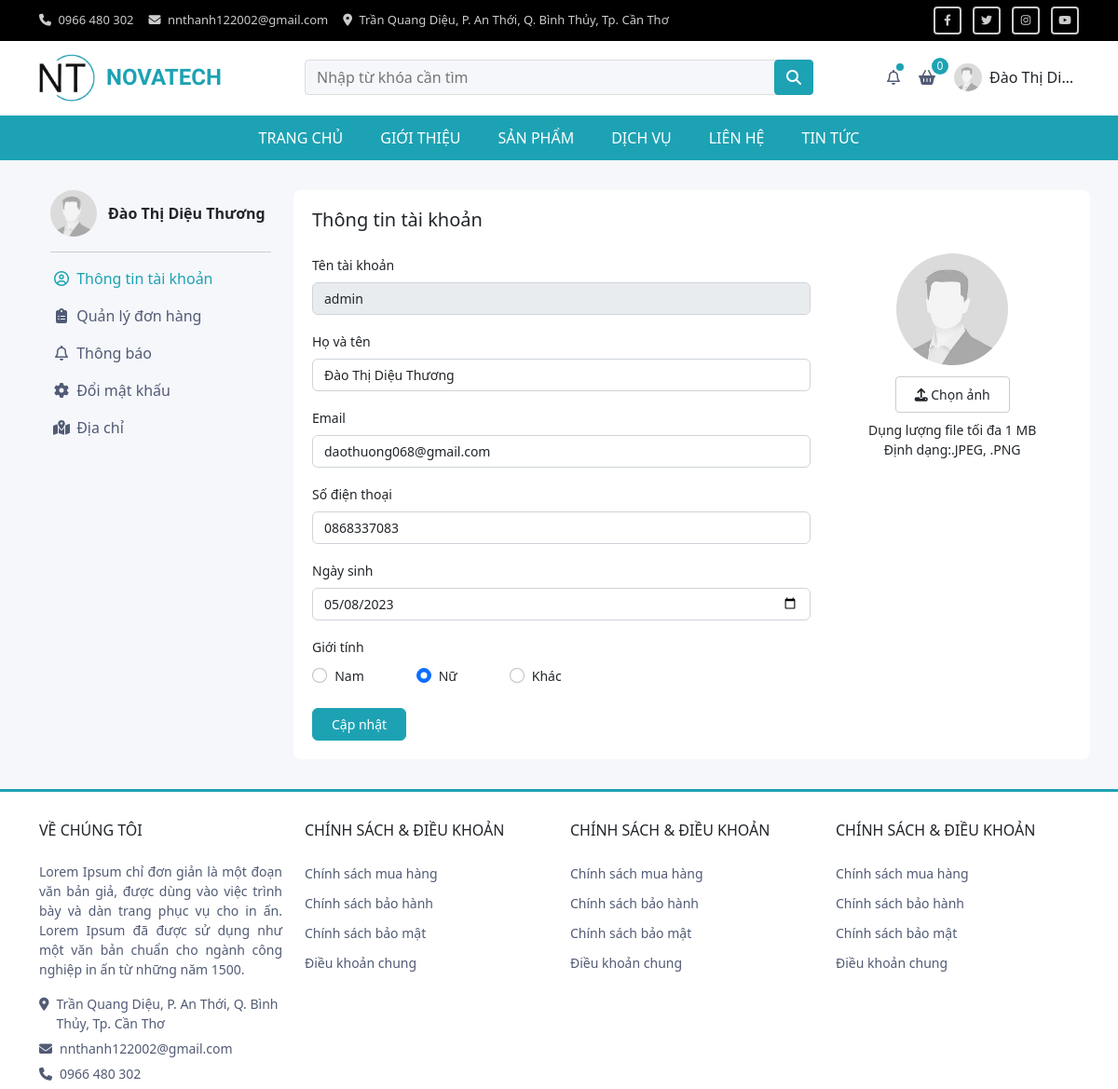
/profile.php (signed in), run on the app's committed database.
### tables this page shows
CREATE TABLE `khach_hang` (
  `id` int(10) NOT NULL,
  `ten_tai_khoan` varchar(30) DEFAULT NULL,
  `ho_ten` varchar(40) NOT NULL,
  `email` varchar(30) NOT NULL,
  `mat_khau` varchar(16) NOT NULL,
  `gioi_tinh` varchar(10) NOT NULL DEFAULT 'Nam',
  `ngay_sinh` date DEFAULT NULL,
  `so_dien_thoai` varchar(15) NOT NULL,
  `level` varchar(1) NOT NULL DEFAULT '0' COMMENT '0: user; 1: Admin',
  `avatar` varchar(255) NOT NULL DEFAULT 'avatar-default.jfif',
  `created_at` datetime NOT NULL DEFAULT current_timestamp(),
  `updated_at` datetime NOT NULL DEFAULT current_timestamp()
);

### admin/config/config.php (called while the page is built, shortened)
<?php
    $userlogged = isset($_SESSION['user_logged']) ? $_SESSION['user_logged'] : array();
?>

### profile.php (the view, shortened to what this page needs)
<?php
    require('./admin/config/config.php');
    if(!empty($userlogged)) {
        $sql = "SELECT * FROM khach_hang WHERE id = {$userlogged['id']}";
        $result = $conn->query($sql);
        $user = $result->fetch_assoc();
        $gioitinh = array("Nam", "Nữ", "Khác");
    } else {
        header('location: ./login.php');
    }
?>
<!DOCTYPE html>
<html lang="en">
<head>
    <link href="https://cdn.jsdelivr.net/npm/bootstrap@5.2.3/dist/css/bootstrap.min.css" rel="stylesheet">
    <link rel="stylesheet" type="text/css" href="//cdn.jsdelivr.net/npm/slick-carousel@1.8.1/slick/slick.css"/>
    <link rel="stylesheet" href="https://cdnjs.cloudflare.com/ajax/libs/font-awesome/6.4.0/css/all.min.css" />
    <link rel="stylesheet" href="./assets/css/style.css">
    <link rel="stylesheet" href="./assets/css/style-profile.css">
  </head>
</head>
<body>
    <div class="wrapper">
        <?php
            require('./partials/header.php')
        ?>
        <div class="profile-content">
            <div class="container-lg container-fluid">
                <div class="row">
                    <div class="col-md-3">
                        <div class="sidebar-menu">
                            <div class="sidebar-menu__header">
                                <img src="<?=$userlogged['avatar']?>" alt="" class="sidebar-menu__header-img">
                                <p class="sidebar-menu__header-name"><?=$userlogged['fullname']?></p>
                            </div>
                            <ul class="sidebar-menu__list">
                                <li class="sidebar-menu__item active">
                                    <a href="./profile.php" class="sidebar-menu__link">
                                        <i class="fa-regular fa-circle-user sidebar-menu__icon"></i> Thông tin tài khoản
                                    </a>
                                </li>
                                <li class="sidebar-menu__item">
                                    <a href="./orders.php" class="sidebar-menu__link">
                                        <i class="fa-solid fa-clipboard-list sidebar-menu__icon"></i> Quản lý đơn hàng
                                    </a>
                                </li>
                                <li class="sidebar-menu__item">
                                    <a href="./notify.php" class="sidebar-menu__link">
                                        <i class="fa-regular fa-bell sidebar-menu__icon"></i> Thông báo
                                    </a>
                                </li>
                                <li class="sidebar-menu__item">
                                    <a href="./change-password.php" class="sidebar-menu__link">
                                        <i class="fa-solid fa-gear sidebar-menu__icon"></i> Đổi mật khấu
                                    </a>
                                </li>
                                <li class="sidebar-menu__item">
                                    <a href="./address.php" class="sidebar-menu__link">
                                        <i class="fa-solid fa-map-location-dot sidebar-menu__icon"></i> Địa chỉ
                                    </a>
                                </li>
                            </ul>
                        </div>
                    </div>
                    <div class="col-md-9 profile-content__center">
                        <h5 class="profile-content__title">Thông tin tài khoản</h5>
                        <div class="row mt-4 row-profile">
                            <div class="col-md-8">
                                <form action="" id="form-update" class="profile-content__form" enctype="multipart/form-data" method="POST">
                                    <div class="mb-3 form-group">
                                        <label for="username" class="form-label profile-content__label">Tên tài khoản</label>
                                        <input type="text" class="form-control profile-content__input" id="username" value="<?=$user['ten_tai_khoan']?>" disabled>
                                      </div>
                                    <div class="mb-3 form-group">
                                      <label for="fullname" class="form-label profile-content__label">Họ và tên</label>
                                      <input type="text" class="form-control profile-content__input" id="fullname" name="fullname" value="<?=$user['ho_ten']?>">
                                    </div>
                                    <div class="mb-3 form-group">
                                        <label for="email" class="form-label profile-content__label">Email</label>
                                        <input type="email" class="form-control profile-content__input" id="email" name="email" value="<?=$user['email']?>">
                                    </div>
                                    <div class="mb-3 form-group">
                                        <label for="phone" class="form-label profile-content__label">Số điện thoại</label>
                                        <input type="phone" class="form-control profile-content__input" id="phone" name="phone" value="<?=$user['so_dien_thoai']?>">
                                    </div>
                                    <div class="mb-3 form-group">
                                        <label for="birthdate" class="form-label profile-content__label">Ngày sinh</label>
                                        <input type="date" class="form-control profile-content__input" id="birthdate" name="birthdate" value="<?=$user['ngay_sinh']?>">
                                    </div>
                                    <div class="mb-3 form-group">
                                        <label for="gender" class="form-label profile-content__label">Giới tính</label>
                                        <div class="w-50 d-flex align-items-center justify-content-between">
                                            <?php foreach($gioitinh as $item) { ?>
                                                <div>
                                                    <input class="form-check-input profile-content__radio" type="radio" name="gender" value="<?=$item?>" id="male" <?php echo $item == $user['gioi_tinh'] ? 'checked' : '' ?> >
                                                    <label for="male" class="form-label profile-content__label ms-1"><?=$item?></label>
                                                </div>
                                            <?php } ?>
                                        </div>
                                    </div>
                                    <button class="btn btn-primary profile-content__btn">Cập nhật</button>
                                </form>
                            </div>
                            <div class="col-md-4">
                                <div class="profile-content__form-avatar form-group grid-img">
                                    <img src="<?=$user['avatar']?>" alt="">
                                    <label for="avatar"><i class="fa-solid fa-upload"></i> Chọn ảnh</label>
                                    <span class="profile-content__form-avatar-text">
                                        Dụng lượng file tối đa 1 MB </br>
                                        Định dạng:.JPEG, .PNG
                                    </span>
                                </div>
                            </div>
                        </div>
                    </div>
                </div>
            </div>
        </div>
        <?php
            require('./partials/footer.php')
        ?>
    </div>
</body>
</html>

### partials/header.php (shortened to what this page needs)
<?php
$tong_san_pham = 0;
if (isset($userlogged) && !empty($userlogged)) {
    if (stripos($userlogged['avatar'], 'http') == '') {
        $userlogged['avatar'] = "./storage/uploads/img/" . $userlogged['avatar'];
    }
}
?>
<header id="header" class="header">
    <div class="header-topbar">
        <div class="container-lg container-fluid-lg">
            <div class="row">
                <div class="col-md-9">
                    <div class="header-topbar__left">
                        <p class="header-topbar__left-item">
                            <i class="fa-solid fa-phone header-topbar__left-icon"></i>
                            0966 480 302
                        </p>
                        <p class="header-topbar__left-item">
                            <i class="fa-solid fa-envelope header-topbar__left-icon"></i>
                            nnthanh122002@gmail.com
                        </p>
                        <p class="header-topbar__left-item">
                            <i class="fa-solid fa-location-dot header-topbar__left-icon"></i>
                            Trần Quang Diệu, P. An Thới, Q. Bình Thủy, Tp. Cần Thơ
                        </p>
                    </div>
                </div>
                <div class="col-md-3">
                    <div class="header-topbar__right">
                        <a href="" class="header-topbar__right-link" data-bs-toggle="tooltip" data-bs-placement="bottom" data-bs-title="Facebook">
                            <i class="fa-brands fa-facebook-f"></i>
                        </a>
                        <a href="" class="header-topbar__right-link" data-bs-toggle="tooltip" data-bs-placement="bottom" data-bs-title="Twitter">
                            <i class="fa-brands fa-twitter"></i>
                        </a>
                        <a href="" class="header-topbar__right-link" data-bs-toggle="tooltip" data-bs-placement="bottom" data-bs-title="Instagram">
                            <i class="fa-brands fa-instagram"></i>
                        </a>
                        <a href="" class="header-topbar__right-link" data-bs-toggle="tooltip" data-bs-placement="bottom" data-bs-title="Youtube">
                            <i class="fa-brands fa-youtube"></i>
                        </a>
                    </div>
                </div>
            </div>
        </div>
    </div>
    <div class="header-main">
        <div class="container-lg container-fluid">
            <div class="row">
                <div class="col-md-3">
                    <a href="./index.php" class="header-main-logo">
                        <img src="./assets/img/logo.png" alt="LOGO" class="header-main-logo__img">
                        <h6 class="header-main-logo__text">NOVATECH</h6>
                    </a>
                </div>
                <div class="col-lg-6 col-md-4">
                    <div class="header-main-search">
                        <form action="./products.php" class="header-main-search__form form-search-js">
                            <input type="text" name="search" placeholder="Nhập từ khóa cần tìm" class="header-main-search__input">
                            <button type="submit" class="header-main-search__btn-submit">
                                <i class="fa-solid fa-magnifying-glass"></i>
                            </button>
                        </form>
                    </div>
                </div>
                <div class="col-lg-3 col-md-5">
                    <div class="header-main-menu">
                        <div class="header-main-menu__item header-notify">
                            <a href="#" class="header-main-menu__link">
                                <span class="header-main-menu__icon">
                                    <i class="fa-regular fa-bell"></i>
                                </span>
                                <span class="badge"> </span>
                            </a>
                        </div>
                        <div class="header-main-menu__item header-cart">
                            <a href="#" class="header-main-menu__link">
                                <span class="header-main-menu__icon">
                                    <i class="fa-solid fa-basket-shopping"></i>
                                </span>
                                <span class="sum-cart-product">
                                    <?= $tong_san_pham ?>
                                </span>
                            </a>
                        </div>
                        <div class="header-main-menu__item header-main-menu__user">
                            <?php if (empty($userlogged)) { ?>
                                <a href="./login.php" class="header-main-menu__link">
                                    <span class="header-main-menu__icon">
                                        <i class="fa-regular fa-circle-user"></i>
                                    </span>
                                    Đăng nhập
                                </a>
                            <?php } else { ?>
                                <p class="header-main-menu__user-info">
                                    <img src="<?= $userlogged['avatar'] ?>" alt="" class="header-main-menu__user-avatar">
                                    <span class="header-main-menu__user-name text-truncate"><?= $userlogged['fullname'] ?></span>
                                </p>
                            <?php } ?>
                        </div>
                    </div>
                </div>
            </div>
        </div>
    </div>
    <div class="header-navbar">
        <div class="container-lg container-fluid">
            <div class="row">
                <div class="col-md-12">
                    <ul class="header-navbar__list">
                        <li class="header-navbar__item">
                            <a href="./index.php" class="header-navbar__link">
                                TRANG CHỦ
                            </a>
                        </li>
                        <li class="header-navbar__item">
                            <a href="./about.php" class="header-navbar__link">
                                GIỚI THIỆU
                            </a>
                        </li>
                        <li class="header-navbar__item">
                            <a href="./products.php" class="header-navbar__link">
                                SẢN PHẨM
                            </a>
                        </li>
                        <li class="header-navbar__item">
                            <a href="" class="header-navbar__link">
                                DỊCH VỤ
                            </a>
                        </li>
                        <li class="header-navbar__item">
                            <a href="./contact.php" class="header-navbar__link">
                                LIÊN HỆ
                            </a>
                        </li>
                        <li class="header-navbar__item">
                            <a href="./news.php" class="header-navbar__link">
                                TIN TỨC
                            </a>
                        </li>
                    </ul>
                </div>
            </div>
        </div>
    </div>
</header>

### assets/css/style-profile.css (style rules this page uses)
.profile-content { padding: 32px 0; background-color: var(--bg-gray-200); }
.profile-content__center { padding: 20px; background-color: #fff; border-radius: 8px; }
.profile-content__label { font-size: 14px; font-weight: 500; }
.profile-content__input { font-size: 14px; }
.profile-content__form-avatar { display: flex; flex-direction: column; align-items: center; justify-content: center; }
.profile-content__form-avatar img { width: 120px; height: 120px; border-radius: 50%; }
.profile-content__form-avatar label { margin-top: 12px; padding: 8px 20px; font-size: 14px; font-weight: 500; border: 1px solid #ccc; border-radius: 4px; cursor: pointer; }
.profile-content__btn { padding: 6px 20px; font-size: 14px; }
.profile-content__form-avatar-text { margin-top: 8px; font-size: 14px; text-align: center; }

### data on the page
khach_hang: ho_ten "Đào Thị Di…", ho_ten "Đào Thị Diệu Thương", ten_tai_khoan "admin", fullname "Đào Thị Diệu Thương", email "daothuong068@gmail.com", phone "0868337083", birthdate "05/08/2023", gioi_tinh "☐ Nam", gioi_tinh "☑", avatar (placeholder picture)

### other printed values
$tong_san_pham "0"
$item "Nam"
$item "Nữ"
$item "Khác"
